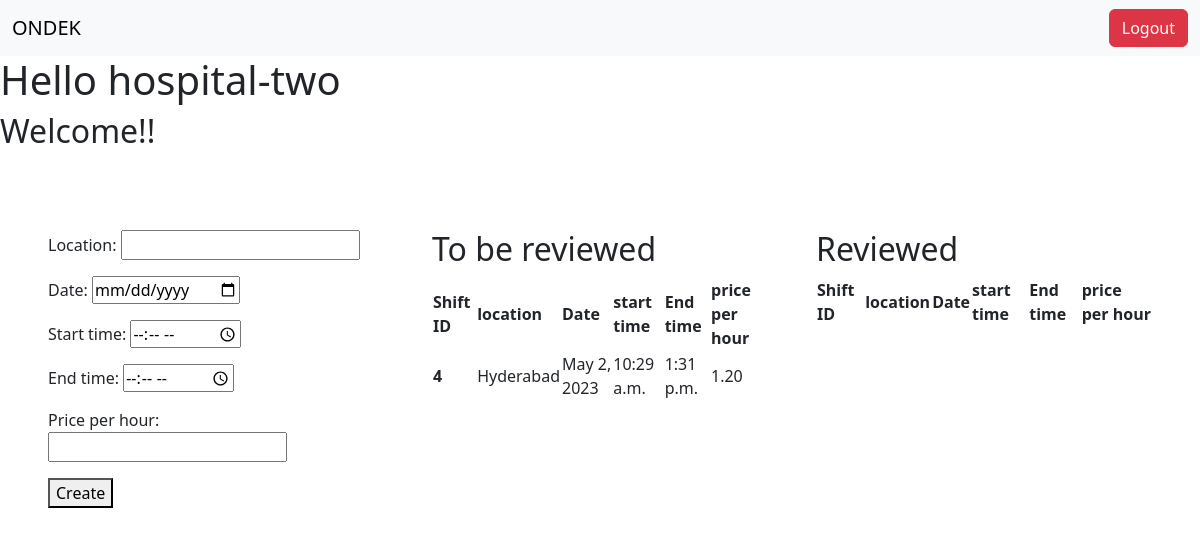
Screenshot of /hospital (signed in) with the database file from the repository.
### myapp/models.py (models this page shows, shortened)
class User(AbstractBaseUser,PermissionsMixin):
    email = models.EmailField(unique=True)
    first_name = models.CharField(max_length=30, blank=True)
    last_name = models.CharField(max_length=30, blank=True)
    is_nurse = models.BooleanField(default=False)
    is_hospital = models.BooleanField(default=False)
    is_mediator = models.BooleanField(default=False)
    is_staff = models.BooleanField(default=False)
    is_superuser = models.BooleanField(default=False)
    objects = UserManager()
    USERNAME_FIELD = 'email'
    REQUIRED_FIELDS = []

class hospitalShiftDetails(models.Model):
    shiftID = models.AutoField(primary_key=True)
    hospital = models.ForeignKey(User, on_delete=models.CASCADE)
    location = models.CharField(max_length=255)
    date = models.DateField()
    start_time = models.TimeField()
    end_time = models.TimeField()
    price_per_hour = models.DecimalField(max_digits=6, decimal_places=2)
    status = models.CharField(max_length=40,default="open")

### myapp/views.py (the view)
# urls.py: path('hospital',views.hospital,name="hospital"),
@login_required(login_url="login")
def hospital(request):
    if request.user.is_hospital==True:
        if request.method=="POST":
            ShiftCreation =  shiftCreationForm(request.POST)
            if ShiftCreation.is_valid():
                shift = ShiftCreation.save(commit=False)
                shift.hospital = request.user
                shift.save()
                return redirect("hospital")
        else:
            openShifts = hospitalShiftDetails.objects.filter(hospital=request.user).filter(status="open")
            ongoingShifts = hospitalShiftDetails.objects.filter(hospital=request.user).filter(status="closed")
            context={
                "user":request.user,
                "shiftCreationForm":shiftCreationForm(),
                "openShifts":openShifts,
                "ongoingShifts":ongoingShifts,
            }
            return render(request,'hospital.html',context)
    return redirect("home")

### myapp/forms.py
class shiftCreationForm(forms.ModelForm):
    class Meta:
        model = hospitalShiftDetails
        fields = ['location', 'date', 'start_time', 'end_time', 'price_per_hour']
        widgets = {
            'date': forms.DateInput(attrs={'type': 'date', 'format': 'YYYY-MM-DD'}),
            'start_time': forms.TimeInput(attrs={'type': 'time', 'format': 'HH:MM'}),
            'end_time': forms.TimeInput(attrs={'type': 'time', 'format': 'HH:MM'}),
        }

### templates/hospital.html (shortened to what this page needs)
{% extends 'base.html' %}
{% block content %}
<h1>Hello {{user.first_name}}-{{user.last_name}}</h1>
<h2>Welcome!!</h2>
<br>
<div class="hosp-con p-4">
    <div class="p-4">
        <form method="post">
            {{ shiftCreationForm.as_p }}
            <button type="submit">Create</button>
        </form>
    </div>
    <div class="p-4">
        <h2>To be reviewed</h2>
        <table>
            <thead>
                <th>Shift ID</th>
                <th>location</th>
                <th>Date</th>
                <th>start time</th>
                <th>End time</th>
                <th>price per hour</th>
            </thead>
            <tbody>
                {% for shift in openShifts %}
                <tr onclick="window.location.href = `hospital/openshifts/{{shift.shiftID}}`;" style="cursor: pointer;">
                    <th>{{shift.shiftID}}</th>
                    <td>{{shift.location}}</td>
                    <td>{{shift.date}}</td>
                    <td>{{shift.start_time}}</td>
                    <td>{{shift.end_time}}</td>
                    <td>{{shift.price_per_hour}}</td>
                </tr>
                {% endfor %}
            </tbody>
        </table>
    </div>
    <div class="p-4">
        <h2>Reviewed</h2>
        <table>
            <thead>
                <th>Shift ID</th>
                <th>location</th>
                <th>Date</th>
                <th>start time</th>
                <th>End time</th>
                <th>price per hour</th>
            </thead>
        </table>
    </div>
</div>
{% endblock content %}

### templates/hospital.html (style rules this page uses)
.hosp-con { display: grid; grid-template-columns: 1fr 1fr 1fr; }

### rows the page displays
User: first_name "hospital", last_name "two"
hospitalShiftDetails: shiftID "4", location "Hyderabad", date "May 2, 2023", start_time "10:29 a.m.", end_time "1:31 p.m.", price_per_hour "1.20"
